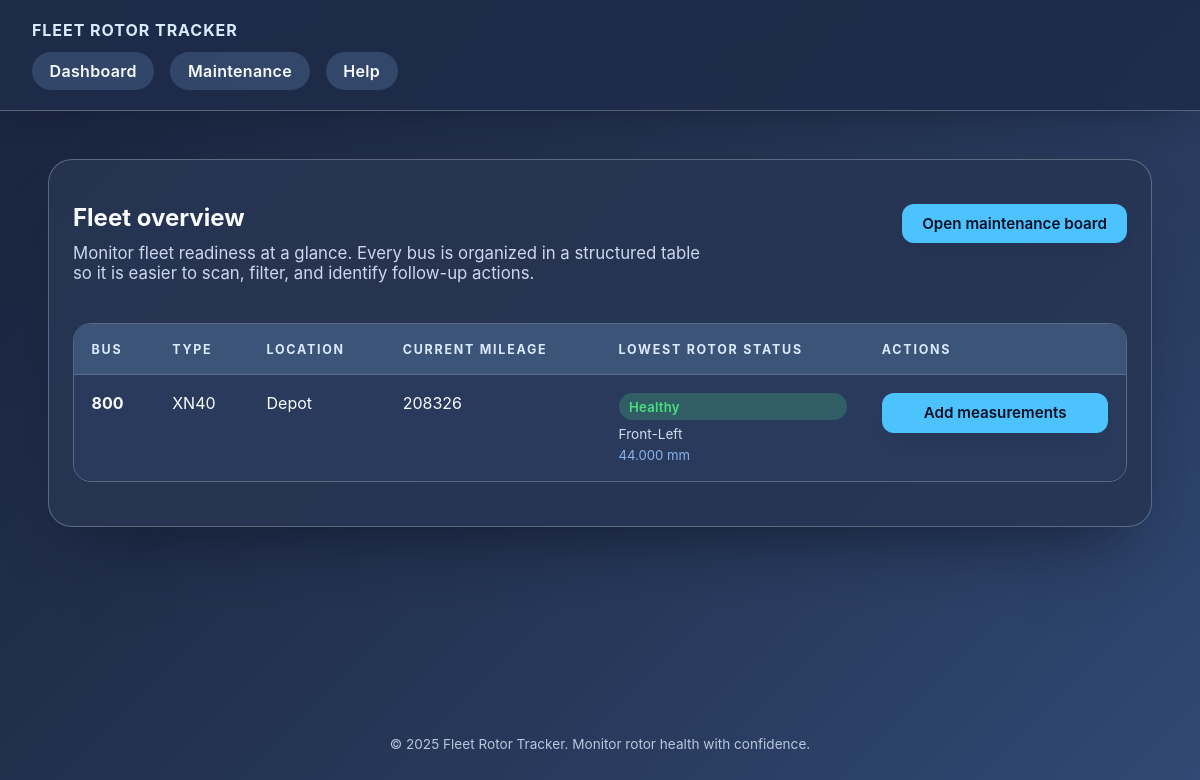
The page / on the database its author committed.
### buses/models.py (models this page shows, shortened)
class Bus(models.Model):
    bus_number = models.CharField(max_length=50, unique=True)
    bus_type = models.CharField(max_length=100)
    location = models.CharField(max_length=200)
    current_mileage = models.PositiveIntegerField()
    is_articulating = models.BooleanField(default=False)
    min_rotor_thickness = models.DecimalField(max_digits=5, decimal_places=2)
    class Meta:
        ordering = ["bus_number"]

class RotorMeasurement(models.Model):
    bus = models.ForeignKey(
        Bus, related_name="rotor_measurements", on_delete=models.CASCADE
    )
    position = models.CharField(max_length=20)
    measurement_date = models.DateField()
    mileage_at_measurement = models.PositiveIntegerField()
    thickness_mm = models.DecimalField(max_digits=6, decimal_places=3)
    class Meta:
        ordering = ["measurement_date", "id"]
        unique_together = ("bus", "position", "measurement_date")

### buses/views.py (the view)
# urls.py: path('', home, name='home'),                    # Root → home
def home(request: HttpRequest) -> HttpResponse:
    buses = (
        Bus.objects.prefetch_related(
            Prefetch(
                "rotor_measurements",
                queryset=RotorMeasurement.objects.order_by(
                    "position", "measurement_date", "id"
                ),
            )
        )
        .all()
        .order_by("bus_number")
    )
    return render(
        request,
        "home.html",
        {
            "buses": [
                {
                    "id": bus.id,
                    "bus_number": bus.bus_number,
                    "bus_type": bus.bus_type,
                    "location": bus.location,
                    "current_mileage": bus.current_mileage,
                    "lowest_rotor": get_lowest_rotor_summary(bus),
                }
                for bus in buses
            ]
        },
    )

### buses/services.py (called while the page is built, shortened)
def get_rotor_positions(bus: Bus) -> Sequence[str]:
    return ROTOR_POSITIONS_ARTICULATED if bus.is_articulating else ROTOR_POSITIONS_STANDARD

def _compute_daily_miles(measurements: Sequence[RotorMeasurement]) -> float | None:
    if len(measurements) < 2:
        return None
    first, last = measurements[0], measurements[-1]
    day_span = (last.measurement_date - first.measurement_date).days
    miles_span = last.mileage_at_measurement - first.mileage_at_measurement
    if day_span <= 0 or miles_span <= 0:
        return None
    return miles_span / day_span

def _group_measurements_by_position(
    bus: Bus,
) -> Dict[str, List[RotorMeasurement]]:
    grouped: Dict[str, List[RotorMeasurement]] = defaultdict(list)
    for measurement in bus.rotor_measurements.all():
        grouped[measurement.position].append(measurement)
    return grouped

def compute_rotor_details(bus: Bus) -> List[RotorStats]:
    grouped_measurements = _group_measurements_by_position(bus)
    rotor_details: List[RotorStats] = []
    for position in get_rotor_positions(bus):
        position_measurements = grouped_measurements.get(position, [])
        position_measurements.sort(key=lambda m: (m.measurement_date, m.id))
        stats = _compute_rotor_stats(bus, position_measurements)
        stats.position = position
        rotor_details.append(stats)
    return rotor_details

def get_lowest_rotor_summary(bus: Bus) -> Dict[str, object]:
    rotor_details = compute_rotor_details(bus)
    measured_rotors = [
        detail for detail in rotor_details if detail.current_thickness is not None
    ]
    lowest = min(measured_rotors, key=lambda detail: detail.current_thickness)
    status_label = "Attention" if lowest.alert else "Healthy"
    status_class = "status-alert" if lowest.alert else "status-ok"
    return {
        "position": lowest.position,
        "status_label": status_label,
        "status_class": status_class,
        "current_thickness": lowest.current_thickness,
    }

### templates/home.html (shortened to what this page needs)
{% extends 'base.html' %}
{% block content %}
<section class="page-heading">
    <div class="context">
        <h1>Fleet overview</h1>
        <p>Monitor fleet readiness at a glance. Every bus is organized in a structured table so it is easier to scan, filter, and identify follow-up actions.</p>
    </div>
    <div class="cta">
        <a href="{% url 'maintenance' %}" class="button">Open maintenance board</a>
    </div>
</section>
<div class="table-wrapper">
    <table class="data-table" role="grid">
        <thead>
            <tr>
                <th scope="col">Bus</th>
                <th scope="col">Type</th>
                <th scope="col">Location</th>
                <th scope="col">Current mileage</th>
                <th scope="col">Lowest rotor status</th>
                <th scope="col">Actions</th>
            </tr>
        </thead>
        <tbody>
            {% for bus in buses %}
                <tr id="bus-{{ bus.id }}">
                    <td data-label="Bus">
                        <strong>{{ bus.bus_number }}</strong>
                    </td>
                    <td data-label="Type">{{ bus.bus_type }}</td>
                    <td data-label="Location">{{ bus.location }}</td>
                    <td data-label="Current mileage">{{ bus.current_mileage }}</td>
                    <td data-label="Lowest rotor status">
                        <div class="lowest-rotor-status">
                            <span class="status-badge {{ bus.lowest_rotor.status_class }}">{{ bus.lowest_rotor.status_label }}</span>
                            {% if bus.lowest_rotor.position %}
                                <span class="status-context">{{ bus.lowest_rotor.position }}</span>
                            {% endif %}
                            {% if bus.lowest_rotor.current_thickness %}
                                <span class="status-metric">{{ bus.lowest_rotor.current_thickness|floatformat:3 }} mm</span>
                            {% endif %}
                        </div>
                    </td>
                    <td data-label="Actions" class="table-actions">
                        <a class="button" href="{% url 'add_rotors' bus.id %}">Add measurements</a>
                    </td>
                </tr>
            {% empty %}
                <tr>
                    <td colspan="6" style="text-align:center; padding: 2rem;">
                        No buses registered yet. Add a bus to start tracking its rotors.
                    </td>
                </tr>
            {% endfor %}
        </tbody>
    </table>
</div>
{% endblock %}

### rows shown on the page
Bus: bus_number "800", bus_type "XN40", location "Depot"
RotorMeasurement: lowest_rotor.current_thickness "44.000"

### other values the page prints
{{ bus.current_mileage }} "208326"
{{ bus.lowest_rotor.status_label }} "Healthy"
{{ bus.lowest_rotor.position }} "Front-Left"
